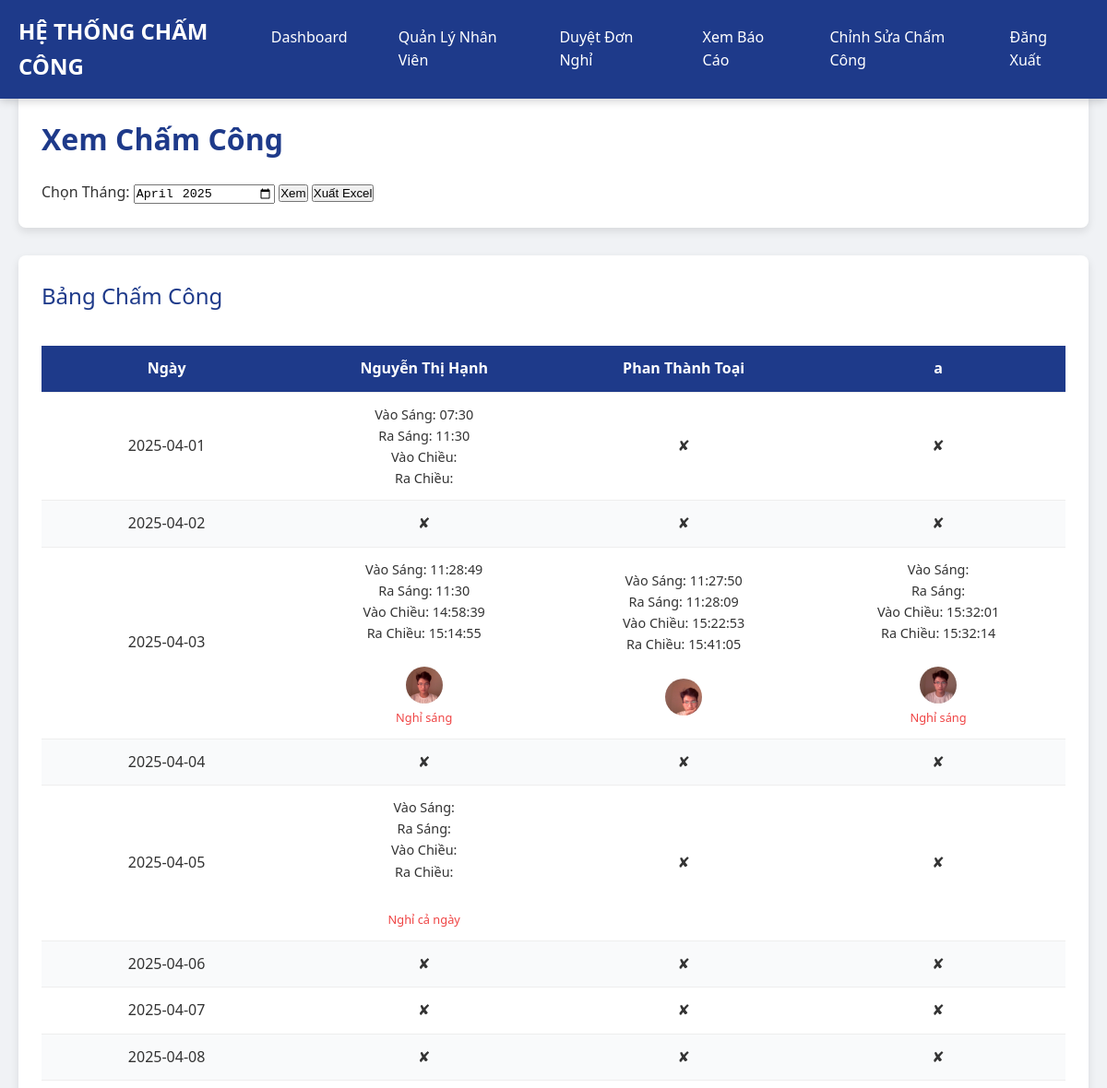
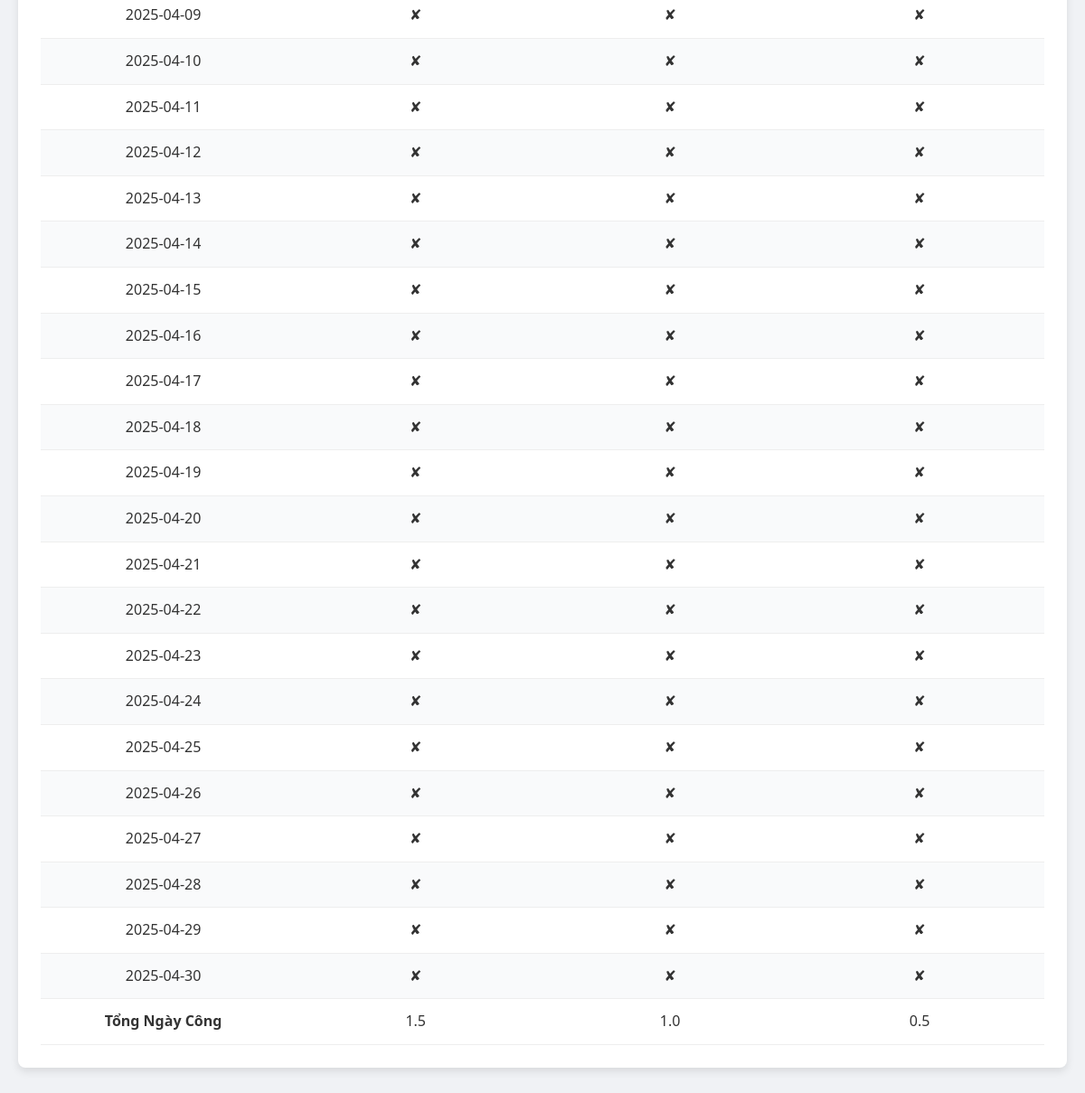
Page /admin/attendance (signed in) on the committed database (2 pictures, top to bottom).
### tables this page shows
CREATE TABLE users (
        id INTEGER PRIMARY KEY AUTOINCREMENT,
        username TEXT UNIQUE NOT NULL,
        password TEXT NOT NULL,
        full_name TEXT DEFAULT '',
        phone TEXT DEFAULT '',
        email TEXT DEFAULT '',
        role TEXT DEFAULT 'employee'
    );

CREATE TABLE time_records (
        id INTEGER PRIMARY KEY AUTOINCREMENT,
        user_id INTEGER,
        timestamp TEXT,
        type TEXT,
        photo_path TEXT,
        reason TEXT DEFAULT '',
        FOREIGN KEY (user_id) REFERENCES users(id)
    );

### app.py (the view)
@app.route('/admin/attendance', methods=['GET', 'POST'])
@login_required
def admin_attendance():
    if current_user.id != 1:
        return "Access denied"
    conn = sqlite3.connect('database.db')
    c = conn.cursor()
    selected_month = request.form.get('month', datetime.now().strftime('%Y-%m'))
    c.execute("SELECT u.id, u.full_name, t.timestamp, t.type, t.photo_path, t.reason FROM users u LEFT JOIN time_records t ON u.id = t.user_id WHERE t.timestamp LIKE ? AND u.role = 'employee'",
              (f'{selected_month}%',))
    records = c.fetchall()
    c.execute("SELECT id, full_name FROM users WHERE role = 'employee'")
    employees = c.fetchall()
    employee_dict = {emp[0]: emp[1] for emp in employees}
    year, month = map(int, selected_month.split('-'))
    _, days_in_month = monthrange(year, month)
    days_in_month = [datetime(year, month, day).strftime('%Y-%m-%d') for day in range(1, days_in_month + 1)]
    c.execute("SELECT user_id, leave_date, leave_type FROM leave_requests WHERE status = 'Đã duyệt' AND leave_date LIKE ?",
              (f'{selected_month}%',))
    leave_records = c.fetchall()
    attendance_data = {emp_id: {'days': {}, 'total': 0.0} for emp_id in employee_dict}
    for record in records:
        emp_id = record[0]
        timestamp = record[2]
        if not timestamp:
            continue
        date = timestamp.split(' ')[0]
        time_str = timestamp.split(' ')[1]
        record_type = record[3]
        photo_path = record[4]
        reason = record[5] or ''
        if date not in attendance_data[emp_id]['days']:
            attendance_data[emp_id]['days'][date] = {
                'in_morning': '', 'out_morning': '', 'in_afternoon': '', 'out_afternoon': '', 'photo': '', 'reason': ''
            }
        attendance_data[emp_id]['days'][date][record_type] = time_str
        attendance_data[emp_id]['days'][date]['photo'] = photo_path
        attendance_data[emp_id]['days'][date]['reason'] = reason
    for emp_id, data in attendance_data.items():
        for date, day_data in data['days'].items():
            morning_complete = day_data['in_morning'] and day_data['out_morning']
            afternoon_complete = day_data['in_afternoon'] and day_data['out_afternoon']
            if morning_complete and afternoon_complete:
                attendance_data[emp_id]['total'] += 1.0
            elif morning_complete or afternoon_complete:
                attendance_data[emp_id]['total'] += 0.5
    for emp_id, leave_date, leave_type in leave_records:
        if emp_id not in attendance_data:
            attendance_data[emp_id] = {'days': {}, 'total': 0.0}
        if leave_date not in attendance_data[emp_id]['days']:
            attendance_data[emp_id]['days'][leave_date] = {
                'in_morning': '', 'out_morning': '', 'in_afternoon': '', 'out_afternoon': '', 'photo': '', 'reason': ''
            }
        if leave_type == 'Cả ngày':
            attendance_data[emp_id]['days'][leave_date]['reason'] = 'Nghỉ cả ngày'
        elif leave_type == 'Sáng':
            attendance_data[emp_id]['days'][leave_date]['reason'] = 'Nghỉ sáng'
        elif leave_type == 'Chiều':
            attendance_data[emp_id]['days'][leave_date]['reason'] = 'Nghỉ chiều'
    conn.close()
    return render_template('admin_attendance.html', attendance_data=attendance_data, employee_dict=employee_dict, days_in_month=days_in_month, selected_month=selected_month)

### app.py (called while the page is built)
@login_manager.user_loader
def load_user(user_id):
    conn = sqlite3.connect('database.db')
    c = conn.cursor()
    c.execute("SELECT * FROM users WHERE id = ?", (user_id,))
    user = c.fetchone()
    conn.close()
    if user:
        return User(user[0])
    return None

### templates/admin_attendance.html (shortened to what this page needs)
<!DOCTYPE html>
<html lang="vi">
<head>
    <link rel="stylesheet" href="{{ url_for('static', filename='css/style.css') }}">
</head>
<body>
    <header>
        <div class="nav-container">
            <div class="nav-brand">
                <a href="{{ url_for('admin_dashboard') }}">HỆ THỐNG CHẤM CÔNG</a>
            </div>
            <div class="nav-links">
                <a href="{{ url_for('admin_dashboard') }}">Dashboard</a>
                <a href="{{ url_for('admin_employees') }}">Quản Lý Nhân Viên</a>
                <a href="{{ url_for('admin_leave_requests') }}">Duyệt Đơn Nghỉ</a>
                <a href="{{ url_for('admin_reports') }}">Xem Báo Cáo</a>
                <a href="{{ url_for('admin_edit_attendance') }}">Chỉnh Sửa Chấm Công</a>
                <a href="{{ url_for('logout') }}">Đăng Xuất</a>
            </div>
        </div>
    </header>
    <main>
        <div class="section">
            <h1>Xem Chấm Công</h1>
            <form method="POST" class="filter-form">
                <label>Chọn Tháng:</label>
                <input type="month" name="month" value="{{ selected_month }}">
                <button type="submit">Xem</button>
                <button formaction="{{ url_for('admin_export') }}">Xuất Excel</button>
            </form>
        </div>
        <div class="section">
            <h2>Bảng Chấm Công</h2>
            <div class="attendance-table">
                <table>
                    <thead>
                        <tr>
                            <th>Ngày</th>
                            {% for emp_id, full_name in employee_dict.items() %}
                            <th>{{ full_name }}</th>
                            {% endfor %}
                        </tr>
                    </thead>
                    <tbody>
                        {% for date in days_in_month %}
                        <tr>
                            <td>{{ date }}</td>
                            {% for emp_id in employee_dict.keys() %}
                            <td>
                                {% if attendance_data[emp_id]['days'][date] is defined %}
                                <span class="time-info">
                                    Vào Sáng: {{ attendance_data[emp_id]['days'][date]['in_morning'] or '' }}<br>
                                    Ra Sáng: {{ attendance_data[emp_id]['days'][date]['out_morning'] or '' }}<br>
                                    Vào Chiều: {{ attendance_data[emp_id]['days'][date]['in_afternoon'] or '' }}<br>
                                    Ra Chiều: {{ attendance_data[emp_id]['days'][date]['out_afternoon'] or '' }}
                                </span>
                                {% if attendance_data[emp_id]['days'][date]['photo'] %}
                                <br><img src="{{ url_for('static', filename=attendance_data[emp_id]['days'][date]['photo'][7:]) }}" alt="Photo" class="photo">
                                {% endif %}
                                {% if attendance_data[emp_id]['days'][date]['reason'] %}
                                <br><span class="reason-info">{{ attendance_data[emp_id]['days'][date]['reason'] }}</span>
                                {% endif %}
                                {% else %}
                                ✘
                                {% endif %}
                            </td>
                            {% endfor %}
                        </tr>
                        {% endfor %}
                        <tr>
                            <td><strong>Tổng Ngày Công</strong></td>
                            {% for emp_id in employee_dict.keys() %}
                            <td>{{ attendance_data[emp_id]['total'] }}</td>
                            {% endfor %}
                        </tr>
                    </tbody>
                </table>
            </div>
        </div>
    </main>
</body>
</html>

### static/css/style.css (style rules this page uses)
* { margin: 0; padding: 0; box-sizing: border-box; }
body { font-family: 'Segoe UI', Arial, sans-serif; background-color: #f0f2f5; color: #333; line-height: 1.6; }
header { position: fixed; top: 0; left: 0; width: 100%; background-color: #1e3a8a; padding: 15px 0; box-shadow: 0 2px 10px rgba(0, 0, 0, 0.2); z-index: 1000; }
.nav-container { max-width: 1400px; margin: 0 auto; display: flex; justify-content: space-between; align-items: center; padding: 0 20px; }
.nav-brand a { color: #fff; font-size: 1.5em; font-weight: 700; text-decoration: none; }
.nav-links { display: flex; gap: 15px; }
.nav-links a { color: #fff; text-decoration: none; padding: 10px 20px; font-weight: 500; border-radius: 5px; transition: background-color 0.3s, transform 0.2s; }
main { max-width: 1400px; margin: 80px auto 40px auto; padding: 20px; }
.section { background-color: #fff; padding: 25px; border-radius: 8px; box-shadow: 0 4px 10px rgba(0, 0, 0, 0.1); margin-bottom: 30px; }
h1 { color: #1e3a8a; font-size: 2em; margin-bottom: 20px; font-weight: 600; }
h2 { color: #1e3a8a; font-size: 1.5em; margin-bottom: 15px; font-weight: 500; }
table { width: 100%; border-collapse: collapse; margin-top: 20px; }
th, td { padding: 12px; text-align: center; border-bottom: 1px solid #eee; }
th { background-color: #1e3a8a; color: #fff; font-weight: 600; }
tr:nth-child(even) { background-color: #f9fafb; }
.photo { width: 40px; height: 40px; object-fit: cover; border-radius: 50%; vertical-align: middle; }

### templates/admin_attendance.html (style rules this page uses)
.filter-form { flex-direction: row; justify-content: center; }
.attendance-table { overflow-x: auto; }
.attendance-table th, .attendance-table td { min-width: 150px; }
.time-info { font-size: 0.9em; display: block; }
.reason-info { color: #ef4444; font-size: 0.8em; display: block; margin-top: 5px; }

### rows in the picture
users: full_name "Nguyễn Thị Hạnh"
users: full_name "Phan Thành Toại"
time_records: photo_path (picture)
time_records: photo_path (picture)
time_records: photo_path (picture)

### other values in the picture
{{ full_name }} "a"
{{ date }} "2025-04-01" "2025-04-02" "2025-04-03" "2025-04-04" "2025-04-05" "2025-04-06" "2025-04-07" "2025-04-08" "2025-04-09" "2025-04-10" "2025-04-11" "2025-04-12" "2025-04-13" "2025-04-14" "2025-04-15" "2025-04-16" "2025-04-17" "2025-04-18" "2025-04-19" "2025-04-20" "2025-04-21" "2025-04-22" "2025-04-23" "2025-04-24" "2025-04-25" "2025-04-26" "2025-04-27" "2025-04-28" "2025-04-29" "2025-04-30"
{{ attendance_data[emp_id]['days'][date]['in_morning'] or '' }} "07:30" "11:28:49" "11:27:50"
{{ attendance_data[emp_id]['days'][date]['out_morning'] or '' }} "11:30" "11:30" "11:28:09"
{{ attendance_data[emp_id]['days'][date]['in_afternoon'] or '' }} "14:58:39" "15:22:53" "15:32:01"
{{ attendance_data[emp_id]['days'][date]['out_afternoon'] or '' }} "15:14:55" "15:41:05" "15:32:14"
{{ attendance_data[emp_id]['days'][date]['reason'] }} "Nghỉ sáng" "Nghỉ sáng" "Nghỉ cả ngày"
{{ attendance_data[emp_id]['total'] }} "1.5" "1.0" "0.5"
